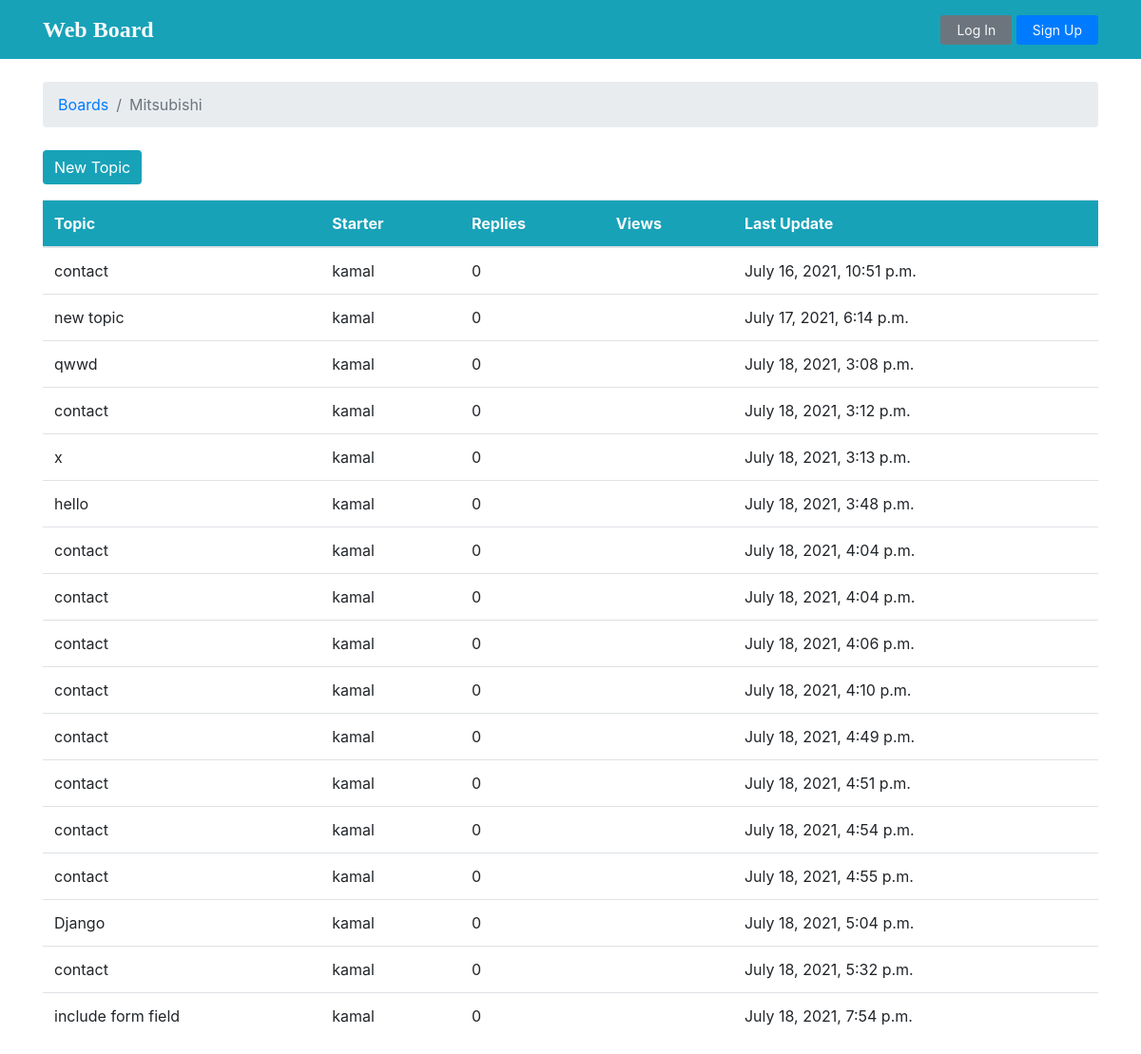
/Mitsubishi/, run on the app's committed database.
### boards/models.py (models this page shows, shortened)
class Board(models.Model):
    name = models.CharField(max_length=99, unique=True)
    description = models.CharField(max_length=200)

class Topic(models.Model):
    subject = models.CharField(max_length=99)
    created_at = models.DateTimeField(auto_now_add=True)
    board = models.ForeignKey(Board, on_delete=models.CASCADE, related_name='topics')
    starter = models.ForeignKey(User, on_delete= models.CASCADE, related_name='topics')
    topic_message = models.TextField(max_length=250)

### boards/views.py (the view)
# urls.py: url(r'^(?P<board_name>[\w\-\ ]+)/add/$', views.submit_form, name='add-topic'),
def topic(request, board_name):
    topic_list = Topic.objects.filter(board__name = board_name)
    ctx = {'topics': topic_list}
    return render(request, 'topic.html', ctx)

### boards/templatetags/custom_tags.py (called while the page is built)
def remove_slash(url):
    if 'add' in url:
        return url.replace('/add/','').replace('/','')
    return url.replace('/','')

### templates/topic.html (shortened to what this page needs)
{% extends 'base.html' %}
{% load custom_tags %}
{% block header %}
      {% include 'header.html' %}
{% endblock %}
{% block content %}
<a href="{% url 'boards:add-topic' request.path|remove_slash %}">
  <button type="button" data-bs-toggle="modal" data-bs-target="#staticBackdrop"  class="btn btn-info mb-3 border-0">New Topic</button>
</a>
  <table class="table">
    <thead class="thead-inverse bg-info text-light">
      <tr>
        <th>Topic</th>
        <th>Starter</th>
        <th>Replies</th>
        <th>Views</th>
        <th>Last Update</th>
      </tr>
    </thead>
    <tbody>
      {% for topic in topics %}
      <tr>
        <td>
            {{ topic.subject }}
        </td>
        <td class="align-middle">{{ topic.starter.username }}</td>
        <td class="align-middle">0</td>
        <td></td>
        <td>{{ topic.created_at}}</td>
      </tr>
      {% endfor %}
    </tbody>
  </table>
{% endblock %}

### templates/breadcrumb.html
{% load custom_tags %}
<ol class="breadcrumb my-4">
    <li class="breadcrumb-item">
        <a href="{% url 'boards:home' %}">Boards</a>
    </li>
    {% if 'add' in request.path %}
        <li class="breadcrumb-item active">
            <a href="{% url 'boards:topic-list' request.path|remove_slash  %}">
                {{ request.path| remove_slash }}
            </a>
        </li>
        <li class="breadcrumb-item active">add</li>
    {% else %}
        <li class="breadcrumb-item active">{{ request.path| remove_slash }}</li>
    {% endif %}
</ol>

### data on the page
Board: path|remove_slash "Mitsubishi"
Topic: subject "contact", starter.username "kamal", created_at "July 16, 2021, 10:51 p.m."
Topic: subject "new topic", starter.username "kamal", created_at "July 17, 2021, 6:14 p.m."
Topic: subject "qwwd", starter.username "kamal", created_at "July 18, 2021, 3:08 p.m."
Topic: subject "contact", starter.username "kamal", created_at "July 18, 2021, 3:12 p.m."
Topic: subject "x", starter.username "kamal", created_at "July 18, 2021, 3:13 p.m."
Topic: subject "hello", starter.username "kamal", created_at "July 18, 2021, 3:48 p.m."
Topic: subject "contact", starter.username "kamal", created_at "July 18, 2021, 4:04 p.m."
Topic: subject "contact", starter.username "kamal", created_at "July 18, 2021, 4:04 p.m."
Topic: subject "contact", starter.username "kamal", created_at "July 18, 2021, 4:06 p.m."
Topic: subject "contact", starter.username "kamal", created_at "July 18, 2021, 4:10 p.m."
Topic: subject "contact", starter.username "kamal", created_at "July 18, 2021, 4:49 p.m."
Topic: subject "contact", starter.username "kamal", created_at "July 18, 2021, 4:51 p.m."
Topic: subject "contact", starter.username "kamal", created_at "July 18, 2021, 4:54 p.m."
Topic: subject "contact", starter.username "kamal", created_at "July 18, 2021, 4:55 p.m."
Topic: subject "Django", starter.username "kamal", created_at "July 18, 2021, 5:04 p.m."
Topic: subject "contact", starter.username "kamal", created_at "July 18, 2021, 5:32 p.m."
Topic: subject "include form field", starter.username "kamal", created_at "July 18, 2021, 7:54 p.m."
